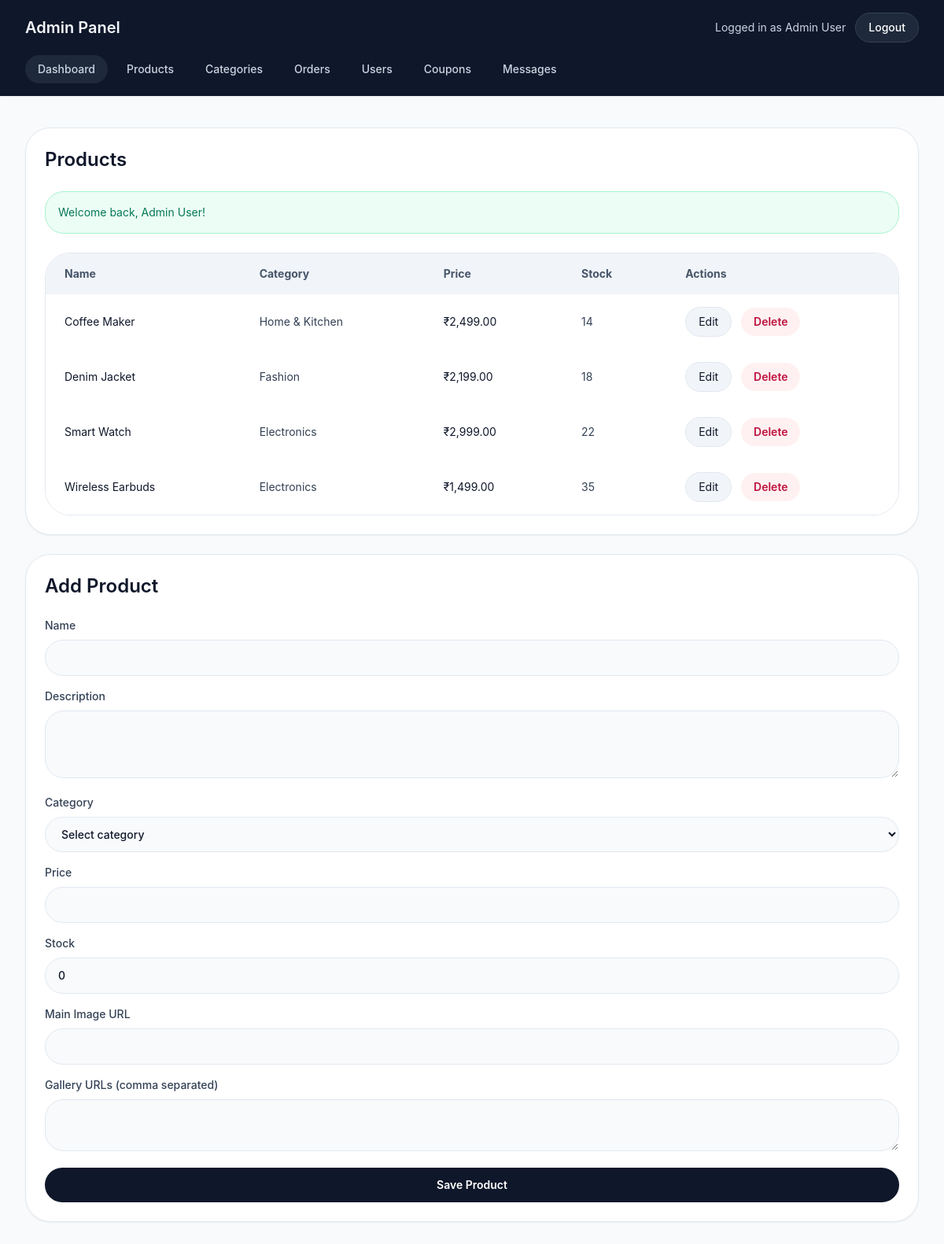
/admin/products.php (signed in), run on the app's committed database.
### tables this page shows
CREATE TABLE IF NOT EXISTS users (
    id INT AUTO_INCREMENT PRIMARY KEY,
    name VARCHAR(120) NOT NULL,
    phone VARCHAR(20) DEFAULT NULL,
    email VARCHAR(150) NOT NULL UNIQUE,
    password VARCHAR(255) NOT NULL,
    role ENUM('user','admin') NOT NULL DEFAULT 'user'
);

CREATE TABLE IF NOT EXISTS products (
    id INT AUTO_INCREMENT PRIMARY KEY,
    name VARCHAR(150) NOT NULL,
    description TEXT,
    category INT DEFAULT NULL,
    price DECIMAL(10,2) NOT NULL DEFAULT 0.00,
    stock INT NOT NULL DEFAULT 0,
    images VARCHAR(255) DEFAULT NULL,
    gallery JSON DEFAULT NULL,
    FOREIGN KEY (category) REFERENCES categories(id) ON DELETE SET NULL
);

CREATE TABLE IF NOT EXISTS categories (
    id INT AUTO_INCREMENT PRIMARY KEY,
    name VARCHAR(120) NOT NULL,
    category_image VARCHAR(255) DEFAULT NULL
);

### includes/functions.php (called while the page is built, shortened)
<?php
require_once __DIR__ . '/db.php';
function sanitize($value) {
    return htmlspecialchars(trim($value), ENT_QUOTES, 'UTF-8');
}
function isLoggedIn() {
    return !empty($_SESSION['user_id']);
}
function getCurrentUser() {
    global $pdo;
    $stmt = $pdo->prepare('SELECT id, name, email FROM users WHERE id = ?');
    $stmt->execute([$_SESSION['user_id']]);
    return $stmt->fetch();
}
function flash($key, $message = null) {
    if ($message === null) {
        if (!empty($_SESSION['flash'][$key])) {
            $msg = $_SESSION['flash'][$key];
            return $msg;
        }
        return null;
    }
}

### admin/products.php (the view, shortened to what this page needs)
<?php
require_once __DIR__ . '/_header.php';
$product = null;
$products = $pdo->query('SELECT p.*, c.name AS category_name FROM products p LEFT JOIN categories c ON p.category = c.id ORDER BY p.id DESC')->fetchAll();
?>
<div class="grid gap-6 xl:grid-cols-[2fr_1fr]">
    <div class="rounded-[2rem] border border-slate-200 bg-white p-6 shadow-sm">
        <h2 class="text-2xl font-semibold text-slate-900">Products</h2>
        <?php if ($msg = flash('success')): ?><div class="mt-6 rounded-3xl border border-emerald-200 bg-emerald-50 p-4 text-sm text-emerald-700"><?= sanitize($msg) ?></div><?php endif; ?>
        <div class="mt-6 overflow-hidden rounded-[2rem] border border-slate-200">
            <table class="w-full border-separate border-spacing-0 text-left text-sm">
                <thead class="bg-slate-100 text-slate-600">
                    <tr>
                        <th class="px-6 py-4">Name</th>
                        <th class="px-6 py-4">Category</th>
                        <th class="px-6 py-4">Price</th>
                        <th class="px-6 py-4">Stock</th>
                        <th class="px-6 py-4">Actions</th>
                    </tr>
                </thead>
                <tbody>
                    <?php foreach ($products as $item): ?>
                        <tr class="border-t border-slate-200 bg-white">
                            <td class="px-6 py-4 text-slate-900"><?= sanitize($item['name']) ?></td>
                            <td class="px-6 py-4 text-slate-700"><?= sanitize($item['category_name'] ?? 'Uncategorized') ?></td>
                            <td class="px-6 py-4 text-slate-900">₹<?= number_format($item['price'], 2) ?></td>
                            <td class="px-6 py-4 text-slate-700"><?= (int)$item['stock'] ?></td>
                            <td class="px-6 py-4 space-x-2">
                                <a class="inline-flex rounded-full border border-slate-200 bg-slate-100 px-4 py-2 text-sm text-slate-900 hover:bg-slate-50" href="<?= BASE_URL ?>/admin/products.php?action=edit&id=<?= $item['id'] ?>">Edit</a>
                                <form class="inline" method="post" onsubmit="return confirm('Delete this product?');">
                                    <button class="inline-flex rounded-full bg-rose-50 px-4 py-2 text-sm font-semibold text-rose-700 hover:bg-rose-100">Delete</button>
                                </form>
                            </td>
                        </tr>
                    <?php endforeach; ?>
                </tbody>
            </table>
        </div>
    </div>
    <aside class="rounded-[2rem] border border-slate-200 bg-white p-6 shadow-sm">
        <h2 class="text-2xl font-semibold text-slate-900"><?= $product ? 'Edit Product' : 'Add Product' ?></h2>
        <form method="post" class="mt-6 space-y-4">
            <label class="block text-sm font-medium text-slate-700">Name<input name="name" value="<?= sanitize($product['name'] ?? '') ?>" required class="mt-2 w-full rounded-3xl border border-slate-200 bg-slate-50 px-4 py-3 text-slate-900 outline-none focus:border-slate-900" /></label>
            <label class="block text-sm font-medium text-slate-700">Description<textarea name="description" rows="3" class="mt-2 w-full rounded-3xl border border-slate-200 bg-slate-50 px-4 py-3 text-slate-900 outline-none focus:border-slate-900"><?= sanitize($product['description'] ?? '') ?></textarea></label>
            <label class="block text-sm font-medium text-slate-700">Category<select name="category" class="mt-2 w-full rounded-3xl border border-slate-200 bg-slate-50 px-4 py-3 text-slate-900 outline-none focus:border-slate-900">
                <option value="0">Select category</option>
            </select></label>
            <label class="block text-sm font-medium text-slate-700">Price<input type="number" step="0.01" name="price" value="<?= sanitize($product['price'] ?? '') ?>" required class="mt-2 w-full rounded-3xl border border-slate-200 bg-slate-50 px-4 py-3 text-slate-900 outline-none focus:border-slate-900" /></label>
            <label class="block text-sm font-medium text-slate-700">Stock<input type="number" name="stock" value="<?= sanitize($product['stock'] ?? '0') ?>" required class="mt-2 w-full rounded-3xl border border-slate-200 bg-slate-50 px-4 py-3 text-slate-900 outline-none focus:border-slate-900" /></label>
            <label class="block text-sm font-medium text-slate-700">Main Image URL<input name="images" value="<?= sanitize($product['images'] ?? '') ?>" class="mt-2 w-full rounded-3xl border border-slate-200 bg-slate-50 px-4 py-3 text-slate-900 outline-none focus:border-slate-900" /></label>
            <label class="block text-sm font-medium text-slate-700">Gallery URLs (comma separated)<textarea name="gallery" rows="2" class="mt-2 w-full rounded-3xl border border-slate-200 bg-slate-50 px-4 py-3 text-slate-900 outline-none focus:border-slate-900"><?= sanitize(implode(', ', json_decode($product['gallery'] ?? '[]', true) ?: [])) ?></textarea></label>
            <button class="inline-flex w-full items-center justify-center rounded-3xl bg-slate-900 px-6 py-3 text-sm font-semibold text-white hover:bg-slate-800">Save Product</button>
        </form>
    </aside>
</div>
<?php require_once __DIR__ . '/_footer.php'; ?>

### admin/_header.php (shortened to what this page needs)
<?php
require_once __DIR__ . '/../includes/functions.php';
$adminName = sanitize($_SESSION['user_id'] ? getCurrentUser()['name'] : 'Admin');
?>
<!DOCTYPE html>
<html lang="en">
<head>
    <script src="https://cdn.tailwindcss.com"></script>
    <link rel="stylesheet" href="https://cdnjs.cloudflare.com/ajax/libs/font-awesome/6.5.2/css/all.min.css" />
</head>
<body class="min-h-screen bg-slate-50 text-slate-900 font-body">
<header class="bg-slate-900 text-slate-100 shadow-sm">
    <div class="mx-auto flex max-w-7xl flex-col gap-4 px-4 py-4 sm:px-6 lg:px-8">
        <div class="flex items-center justify-between gap-4">
            <a href="<?= BASE_URL ?>/admin/dashboard.php" class="text-xl font-semibold">Admin Panel</a>
            <div class="flex items-center gap-3">
                <span class="text-sm text-slate-300">Logged in as <?= $adminName ?></span>
                <a href="<?= BASE_URL ?>/admin/logout.php" class="rounded-full border border-slate-700 bg-slate-800 px-4 py-2 text-sm font-medium text-white hover:bg-slate-700">Logout</a>
            </div>
        </div>
        <nav class="flex flex-wrap gap-2 text-sm font-medium text-slate-300">
            <a href="<?= BASE_URL ?>/admin/dashboard.php" class="rounded-full bg-slate-800 px-4 py-2 hover:bg-slate-700">Dashboard</a>
            <a href="<?= BASE_URL ?>/admin/products.php" class="rounded-full px-4 py-2 hover:bg-slate-700">Products</a>
            <a href="<?= BASE_URL ?>/admin/categories.php" class="rounded-full px-4 py-2 hover:bg-slate-700">Categories</a>
            <a href="<?= BASE_URL ?>/admin/orders.php" class="rounded-full px-4 py-2 hover:bg-slate-700">Orders</a>
            <a href="<?= BASE_URL ?>/admin/users.php" class="rounded-full px-4 py-2 hover:bg-slate-700">Users</a>
            <a href="<?= BASE_URL ?>/admin/coupons.php" class="rounded-full px-4 py-2 hover:bg-slate-700">Coupons</a>
            <a href="<?= BASE_URL ?>/admin/messages.php" class="rounded-full px-4 py-2 hover:bg-slate-700">Messages</a>
        </nav>
    </div>
</header>
<main class="mx-auto max-w-7xl px-4 py-10 sm:px-6 lg:px-8">

### admin/_footer.php
</main>
</body>
</html>

### data on the page
users: name "Admin User"
products: name "Coffee Maker", category.name "Home & Kitchen", price "2,499.00", stock "14"
products: name "Denim Jacket", category.name "Fashion", price "2,199.00", stock "18"
products: name "Smart Watch", category.name "Electronics", price "2,999.00", stock "22"
products: name "Wireless Earbuds", category.name "Electronics", price "1,499.00", stock "35"

### other printed values
$msg "Welcome back, Admin User!"
